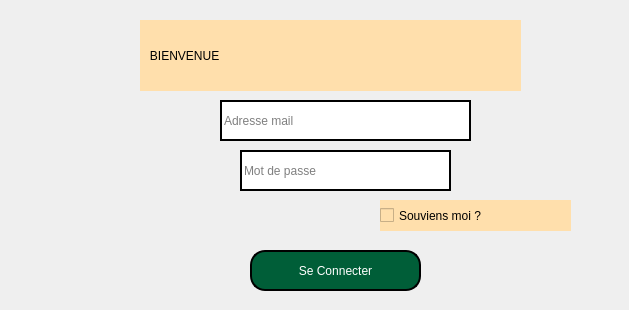
<?xml version="1.0" encoding="UTF-8"?>
<ui version="4.0">
 <class>login</class>
 <widget class="QDialog" name="login">
  <property name="geometry">
   <rect>
    <x>0</x>
    <y>0</y>
    <width>629</width>
    <height>310</height>
   </rect>
  </property>
  <property name="windowTitle">
   <string>                  BONSOIR VOUS DEVREZ CONNECTER</string>
  </property>
  <property name="styleSheet">
   <string notr="true">background-color: rgb(255, 244, 198);

QGroupBox
{  
	
	background-color: rgb(255, 239, 211);
    border:2px solid black;
    border-radiius:40px;
}</string>
  </property>
  <widget class="QPushButton" name="pushButton">
   <property name="geometry">
    <rect>
     <x>250</x>
     <y>250</y>
     <width>171</width>
     <height>41</height>
    </rect>
   </property>
   <property name="styleSheet">
    <string notr="true">QPushButton {
    color: white;                      /* Text color */
    border: 2px solid black;         /* Border width and color */
    border-radius: 15px;              /* Round the corners */
    background-color: #005e38;        /* Optional: Set a background color */
    padding: 10px 20px;               /* Add padding for better aesthetics */
}

QPushButton:hover {
    background-color: #45a049;        /* Change background color on hover */
}

QPushButton:pressed {
    background-color: #3e8e41;        /* Change background color when pressed */
}</string>
   </property>
   <property name="text">
    <string>Se Connecter</string>
   </property>
  </widget>
  <widget class="QLineEdit" name="lineEditUsername">
   <property name="geometry">
    <rect>
     <x>220</x>
     <y>100</y>
     <width>251</width>
     <height>41</height>
    </rect>
   </property>
   <property name="styleSheet">
    <string notr="true">background-color: rgb(255, 255, 255);
border: 2px solid black;
color:black;</string>
   </property>
   <property name="placeholderText">
    <string>Adresse mail</string>
   </property>
  </widget>
  <widget class="QLineEdit" name="lineEditPassword">
   <property name="geometry">
    <rect>
     <x>240</x>
     <y>150</y>
     <width>211</width>
     <height>41</height>
    </rect>
   </property>
   <property name="styleSheet">
    <string notr="true">background-color: rgb(255, 255, 255);
border: 2px solid black;
color:black;</string>
   </property>
   <property name="echoMode">
    <enum>QLineEdit::Password</enum>
   </property>
   <property name="placeholderText">
    <string>Mot de passe</string>
   </property>
  </widget>
  <widget class="QLabel" name="label_2">
   <property name="geometry">
    <rect>
     <x>140</x>
     <y>20</y>
     <width>381</width>
     <height>71</height>
    </rect>
   </property>
   <property name="styleSheet">
    <string notr="true">font: 36pt &quot;Showcard Gothic&quot;;
background-color: rgb(255, 223, 172);</string>
   </property>
   <property name="text">
    <string>   BIENVENUE</string>
   </property>
  </widget>
  <widget class="QLabel" name="label">
   <property name="geometry">
    <rect>
     <x>550</x>
     <y>0</y>
     <width>81</width>
     <height>71</height>
    </rect>
   </property>
   <property name="text">
    <string/>
   </property>
   <property name="pixmap">
    <pixmap resource="img.qrc">:/img/logo.png</pixmap>
   </property>
   <property name="scaledContents">
    <bool>true</bool>
   </property>
  </widget>
  <widget class="QCheckBox" name="checkBox">
   <property name="geometry">
    <rect>
     <x>380</x>
     <y>200</y>
     <width>191</width>
     <height>31</height>
    </rect>
   </property>
   <property name="styleSheet">
    <string notr="true">font: 9pt &quot;Stencil&quot;;
background-color: rgb(255, 223, 172);</string>
   </property>
   <property name="text">
    <string>Souviens moi ?</string>
   </property>
  </widget>
  <widget class="QLabel" name="label_3">
   <property name="geometry">
    <rect>
     <x>2</x>
     <y>-71</y>
     <width>931</width>
     <height>451</height>
    </rect>
   </property>
   <property name="text">
    <string/>
   </property>
   <property name="pixmap">
    <pixmap resource="img.qrc">:/img/Capture decran 2024-11-20 163046.png</pixmap>
   </property>
  </widget>
  <widget class="QLabel" name="label_4">
   <property name="geometry">
    <rect>
     <x>162</x>
     <y>149</y>
     <width>31</width>
     <height>41</height>
    </rect>
   </property>
   <property name="styleSheet">
    <string notr="true">image: url(:/boite/boite.jpeg);</string>
   </property>
   <property name="text">
    <string/>
   </property>
  </widget>
  <zorder>label_3</zorder>
  <zorder>pushButton</zorder>
  <zorder>lineEditUsername</zorder>
  <zorder>lineEditPassword</zorder>
  <zorder>label_2</zorder>
  <zorder>label</zorder>
  <zorder>checkBox</zorder>
  <zorder>label_4</zorder>
 </widget>
 <resources>
  <include location="img.qrc"/>
  <include location="img.qrc"/>
 </resources>
 <connections/>
</ui>
